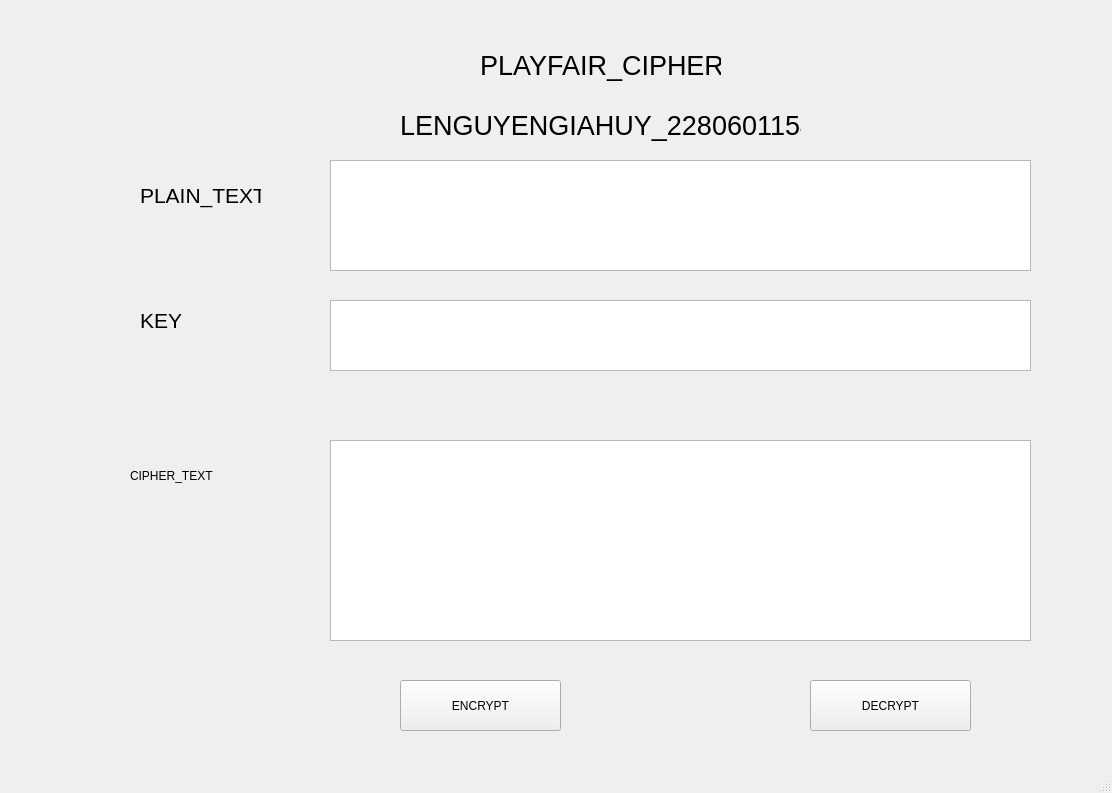
<?xml version="1.0" encoding="UTF-8"?>
<ui version="4.0">
 <class>MainWindow</class>
 <widget class="QMainWindow" name="MainWindow">
  <property name="geometry">
   <rect>
    <x>0</x>
    <y>0</y>
    <width>1112</width>
    <height>793</height>
   </rect>
  </property>
  <property name="windowTitle">
   <string>MainWindow</string>
  </property>
  <widget class="QWidget" name="centralwidget">
   <widget class="QLabel" name="label_5">
    <property name="geometry">
     <rect>
      <x>130</x>
      <y>450</y>
      <width>141</width>
      <height>51</height>
     </rect>
    </property>
    <property name="text">
     <string>CIPHER_TEXT</string>
    </property>
   </widget>
   <widget class="QPlainTextEdit" name="plainTextEdit">
    <property name="geometry">
     <rect>
      <x>330</x>
      <y>160</y>
      <width>701</width>
      <height>111</height>
     </rect>
    </property>
   </widget>
   <widget class="QTextEdit" name="textEdit_2">
    <property name="geometry">
     <rect>
      <x>330</x>
      <y>440</y>
      <width>701</width>
      <height>201</height>
     </rect>
    </property>
   </widget>
   <widget class="QLabel" name="label_3">
    <property name="geometry">
     <rect>
      <x>140</x>
      <y>170</y>
      <width>121</width>
      <height>51</height>
     </rect>
    </property>
    <property name="font">
     <font>
      <pointsize>16</pointsize>
     </font>
    </property>
    <property name="text">
     <string>PLAIN_TEXT</string>
    </property>
   </widget>
   <widget class="QTextEdit" name="textEdit">
    <property name="geometry">
     <rect>
      <x>330</x>
      <y>300</y>
      <width>701</width>
      <height>71</height>
     </rect>
    </property>
   </widget>
   <widget class="QPushButton" name="pushButton">
    <property name="geometry">
     <rect>
      <x>400</x>
      <y>680</y>
      <width>161</width>
      <height>51</height>
     </rect>
    </property>
    <property name="text">
     <string>ENCRYPT</string>
    </property>
   </widget>
   <widget class="QLabel" name="label">
    <property name="geometry">
     <rect>
      <x>480</x>
      <y>30</y>
      <width>241</width>
      <height>71</height>
     </rect>
    </property>
    <property name="font">
     <font>
      <pointsize>20</pointsize>
     </font>
    </property>
    <property name="text">
     <string>PLAYFAIR_CIPHER</string>
    </property>
   </widget>
   <widget class="QPushButton" name="pushButton_2">
    <property name="geometry">
     <rect>
      <x>810</x>
      <y>680</y>
      <width>161</width>
      <height>51</height>
     </rect>
    </property>
    <property name="text">
     <string>DECRYPT</string>
    </property>
   </widget>
   <widget class="QLabel" name="label_4">
    <property name="geometry">
     <rect>
      <x>140</x>
      <y>310</y>
      <width>51</width>
      <height>21</height>
     </rect>
    </property>
    <property name="font">
     <font>
      <pointsize>16</pointsize>
     </font>
    </property>
    <property name="text">
     <string>KEY</string>
    </property>
   </widget>
   <widget class="QLabel" name="label_2">
    <property name="geometry">
     <rect>
      <x>400</x>
      <y>90</y>
      <width>401</width>
      <height>71</height>
     </rect>
    </property>
    <property name="font">
     <font>
      <pointsize>20</pointsize>
     </font>
    </property>
    <property name="text">
     <string>LENGUYENGIAHUY_2280601154</string>
    </property>
   </widget>
  </widget>
  <widget class="QMenuBar" name="menubar">
   <property name="geometry">
    <rect>
     <x>0</x>
     <y>0</y>
     <width>1112</width>
     <height>21</height>
    </rect>
   </property>
  </widget>
  <widget class="QStatusBar" name="statusbar"/>
 </widget>
 <resources/>
 <connections/>
</ui>
